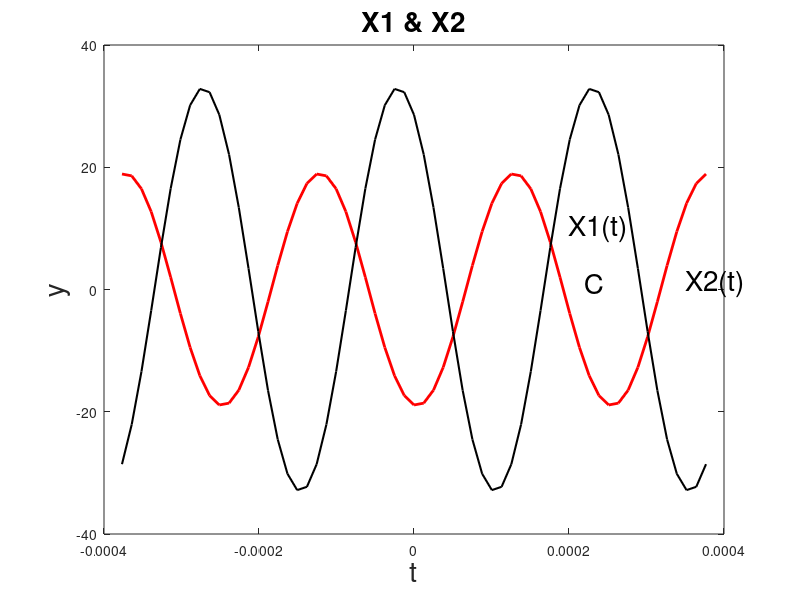
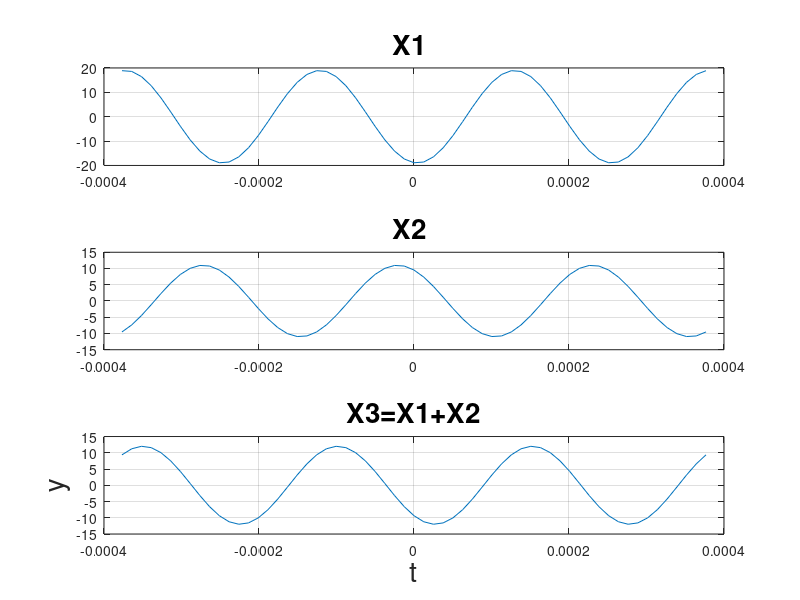

MATLAB code for these plots, in order:
#Rubina Islam Reya
#ID=19-39811-1

#A

f=3981*20;
A1=19;
A2=11;
j1=91;
j2=30*(pi/180);

#B

#t=linspace(-.5,2,20)
t=(-(1.5/3981):1/f:(1.5/3981));
x1 = A1*cos((2*pi*3981*t) + j1) 
x2 = A2*cos(2*pi*(3981)*t + j2)
plot(t,x1,'r','Linewidth', 2)
hold on
#figure
plot(t,3*x2,'k','Linewidth', 1.5)
hold off
xlabel('t',"fontsize",20);
ylabel('y',"fontsize",20)
title('X1 & X2',"fontsize",20);
text(0.0002,10,'X1(t)',"fontsize",20);
text(0.00035,1,'X2(t)',"fontsize",20);
text(0.00022,1,'C',"fontsize",20);

#C

figure

#X1(t) leads X2(t) ; X1(t)reaches peak value at t= 0 but X2(t) reaches peak value after t= 0;

#X1(t) reaches peak value A1=19 at t=0.0 s
#X2(t)reaches peak value A2=11 at t=0.00022 s

#D
subplot(3,1,1);
plot(t,x1),grid on;
title('X1 ',"fontsize",20);
subplot(3,1,2);
plot(t,x2),grid on;
title('X2 ',"fontsize",20);

#E

subplot(3,1,3);
x3=x1+x2;
subplot(3,1,3);
plot(t,x3),grid on;
xlabel('t',"fontsize",20);
ylabel('y',"fontsize",20)
title('X3=X1+X2',"fontsize",20);


Magnitude = 19.8

